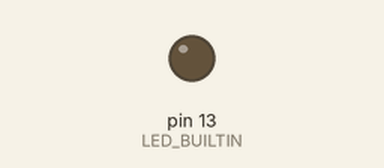
The sketch below on a simulated Arduino Uno, built with avr-gcc and run on an emulated ATmega328P. On the bench: output pins drawn as LEDs (lit = HIGH). Wiring (inferred from the names in the program): PCF8574 port expander at I2C address 0x20. Sleep ends after the set time or at an interrupt.

Above: at 4.5 s.
At 7.5 s:
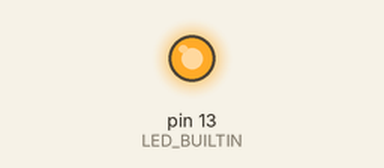
Timing chart, 0 to 18.0 s (numbered marks = the images above):
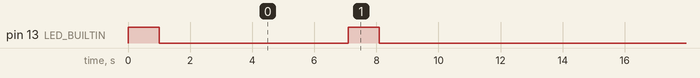

Measured:
- by itself, pin 13 (LED_BUILTIN): repeats every 12.3 s: HIGH 1.0 s, LOW 11.3 s

The sketch:

the_main.ino
```cpp
// Remember to include this, or else you cannot sleep or wake the MCU!
#include <avr/sleep.h>
#include <avr/wdt.h>
#include <Wire.h>

#define PCF8574_ADDR 0x20 // Standardadresse (kan variere afhængigt af A0, A1, A2)

void writePCF8574(byte data) {
  Wire.beginTransmission(PCF8574_ADDR);
  Wire.write(data); // Inverter output: LOW tænder LED
  Wire.endTransmission();
}

int getState(){
  uint8_t wdtTSetting = WDTCSR & 0x27;
  uint8_t sleepMode = _SLEEP_CONTROL_REG & 0x0E; // 000 = idle, 001 = ADC Noise rEDUCTION, 010 = Power-downm 011 = Power-save, 110 = Standby, 111 = Extended Standby
  int longSleep;
  int deepSleep;
  if(wdtTSetting == 33){
    longSleep = 1;
  }else{
    longSleep = 0;
  }

  if(sleepMode == 0x04){
    deepSleep = 1;
  } else if (sleepMode == 0x0C){
    deepSleep = 0;
  } else {
    deepSleep = 2;
  }
  int result = (longSleep & 0x01) | ((deepSleep & 0x01) << 1);
  writePCF8574(1 << (result-1)); // Kun én LED tændt ad gangen
  delay(1000);
  //delay(3000);
  return  result;
}

void setState(int state){
  int longSleep = state & 0x01;
  int deepSleep = state & 0x02 >> 1;

  if(longSleep == 1){
    wdt_enable(WDTO_8S);
    WDTCSR |= 1 << WDIE;
  } else {
    wdt_enable(WDTO_4S);
    WDTCSR |= 1 << WDIE;
  }
  if(deepSleep == 1){
    set_sleep_mode(SLEEP_MODE_PWR_DOWN);
  } else {
    set_sleep_mode(SLEEP_MODE_STANDBY);
  }
}

//THIS FUNCTION MUST BE DELETED
unsigned long getWDTIntervalMs() {

  uint8_t wdtTSetting = WDTCSR & 0x27;  // Mask out WDP[3:0] bits
  //uint8_t wdp = wdtcsr & 0x27;     // Timeout prescaler bits

  switch (wdtTSetting) {
    case 0: return 16;//16;       // 16 ms
    case 1: return 32;//32;
    case 2: return 64;
    case 3: return 125;
    case 4: return 250;
    case 5: return 500;
    case 6: return 1000;
    case 7: return 2000;
    case 32: return 4000;
    case 33: return 8000;
  }
  return 0;
}

void setup() {
  Wire.begin();
  //wdt_disable();
  pinMode(LED_BUILTIN, OUTPUT);
  digitalWrite(LED_BUILTIN, HIGH);
  delay(1000);
  digitalWrite(LED_BUILTIN, LOW);
  delay(1000);


  // Update WDT before it triggers
  wdt_enable(WDTO_8S); //# HERE TO INSERT DIFFERENT SLEEP TIME
  WDTCSR |= 1 << WDIE;
  // Enable the Watchdog Timer interrupt

  /*digitalWrite(LED_BUILTIN, HIGH);
  delay(getWDTIntervalMs());
  digitalWrite(LED_BUILTIN, LOW);
  delay(getWDTIntervalMs());
  digitalWrite(LED_BUILTIN, HIGH);
  delay(1000);
  digitalWrite(LED_BUILTIN, LOW);
  delay(1000); */

  // Enable interrupts
  sei();
  // Set up sleep mode and enable it
  set_sleep_mode(SLEEP_MODE_PWR_DOWN);  //# HERE TO INSERT DIFFERENT SLEEPMODE
  sleep_enable();
  // Enable built-in LED pin for output


}

void Active(){

  int status = 0;
  switch(status){
    case 0: //not long break, just standby - emergency
      emergency();
    break;
    case 1: //sleeps for a long time, but standby - Active
    case 2: //sleeps for short time, but deepsleep - Active
      Active();
    break;
    case 3: //sleep for long time and deepsleep - Sleep
      sleep();
    break;
  }
}

void emergency(){

}

void sleep(){

}

void mainChain(){
  switch(getState()){
    case 0: //not long break, just standby - emergency
      emergency();
    break;
    case 1: //sleeps for a long time, but standby - Active
    case 2: //sleeps for short time, but deepsleep - Active
      Active();
    break;
    case 3: //sleep for long time and deepsleep - Sleep
      sleep();
    break;
  }
  sleep_cpu();
}

void loop() {
  // Blink LED to see if period between blinking is extended
  /*digitalWrite(LED_BUILTIN, HIGH);
  delay(3000);
  digitalWrite(LED_BUILTIN, LOW); */

  if(getWDTIntervalMs() == 8000){
    /*digitalWrite(LED_BUILTIN, HIGH);
    delay(3000);
    digitalWrite(LED_BUILTIN, LOW);
    delay(1000); */
    wdt_enable(WDTO_4S);
    WDTCSR |= 1 << WDIE;
  }
  else if(getWDTIntervalMs() == 4000){
    /*digitalWrite(LED_BUILTIN, HIGH);
    delay(1000);
    digitalWrite(LED_BUILTIN, LOW);
    delay(300);
    digitalWrite(LED_BUILTIN, HIGH);
    delay(1000);
    digitalWrite(LED_BUILTIN, LOW);
    delay(1000); */
    wdt_enable(WDTO_8S);
    WDTCSR |= 1 << WDIE;
  }
  if(getState() == 3){
    digitalWrite(LED_BUILTIN, HIGH);
    delay(1000);
    digitalWrite(LED_BUILTIN, LOW);
    delay(1000);
  };
  sleep_cpu();
  }
ISR (WDT_vect) {
  // Reset WDIE to 1
  WDTCSR |= 1 << WDIE;
} 
```
